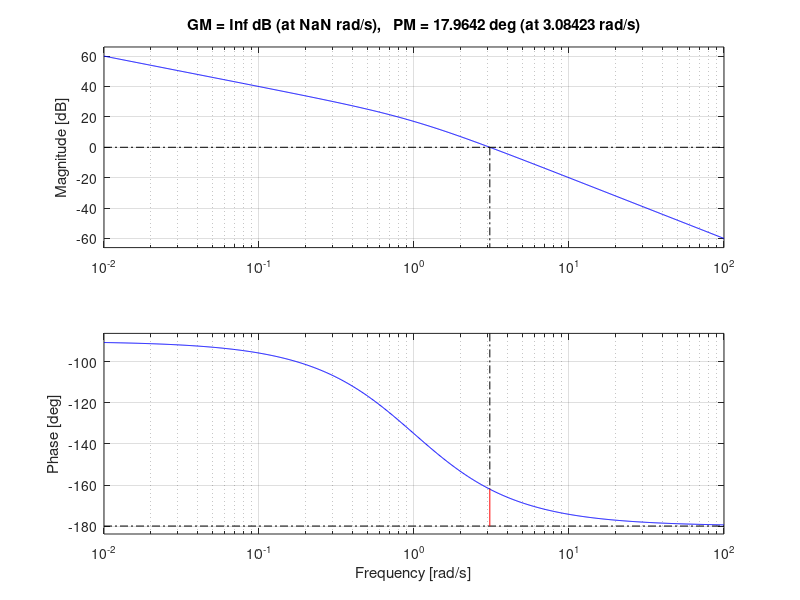
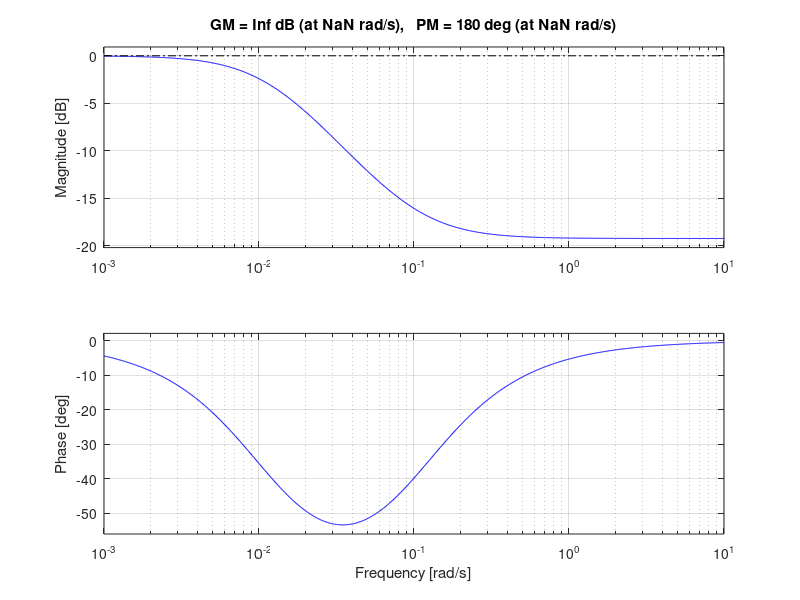
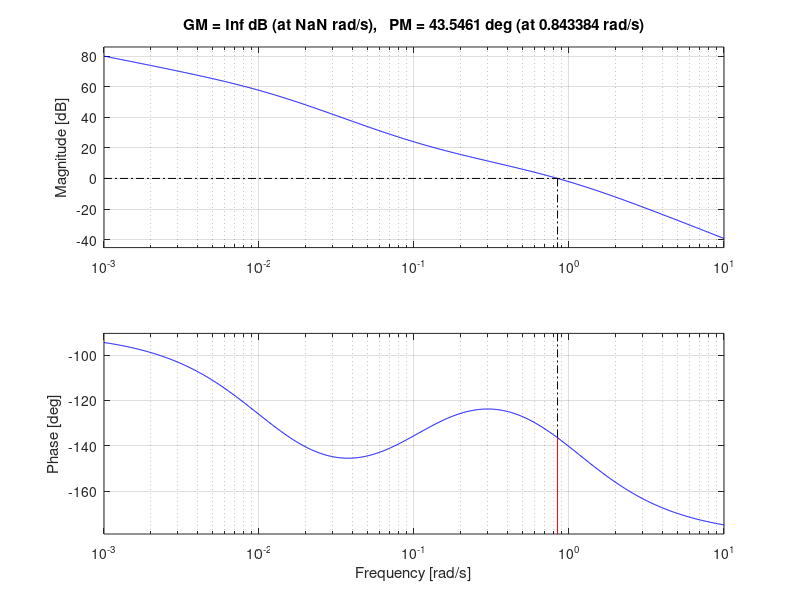

The MATLAB script that drew these images, in order:
den=[1 1 0];
g=tf(10,den);
figure(1);
margin(g);
[gm pm gf pf]=margin(g);
e=10;
phc=-180+40+e;
w=logspace(-1,1,100);
[mag,ph]=bode(g,w);
ph=reshape(ph,100,1);
mag=reshape(mag,100,1);
wg2=interp1(ph,w,phc);
beta=interp1(ph,mag,phc);
wcu=wg2/8;
tau=1/wcu;
d=tf([tau 1],[beta*tau 1]);
figure(2);
margin(d);
gcomp=g*d;
figure(3);
margin(gcomp);
[gmc pmc gfc pfc]=margin(gcomp);

